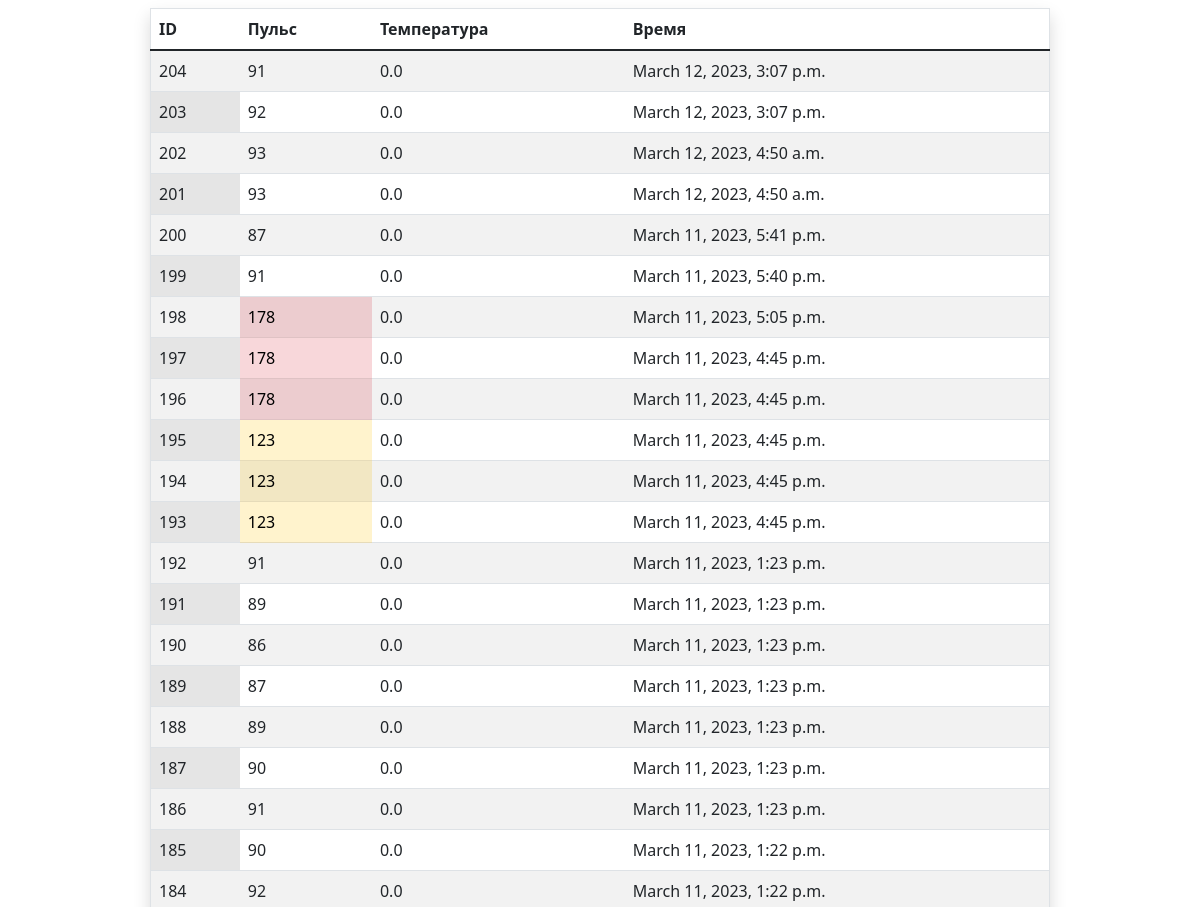
The app's page / (upper part), older data.
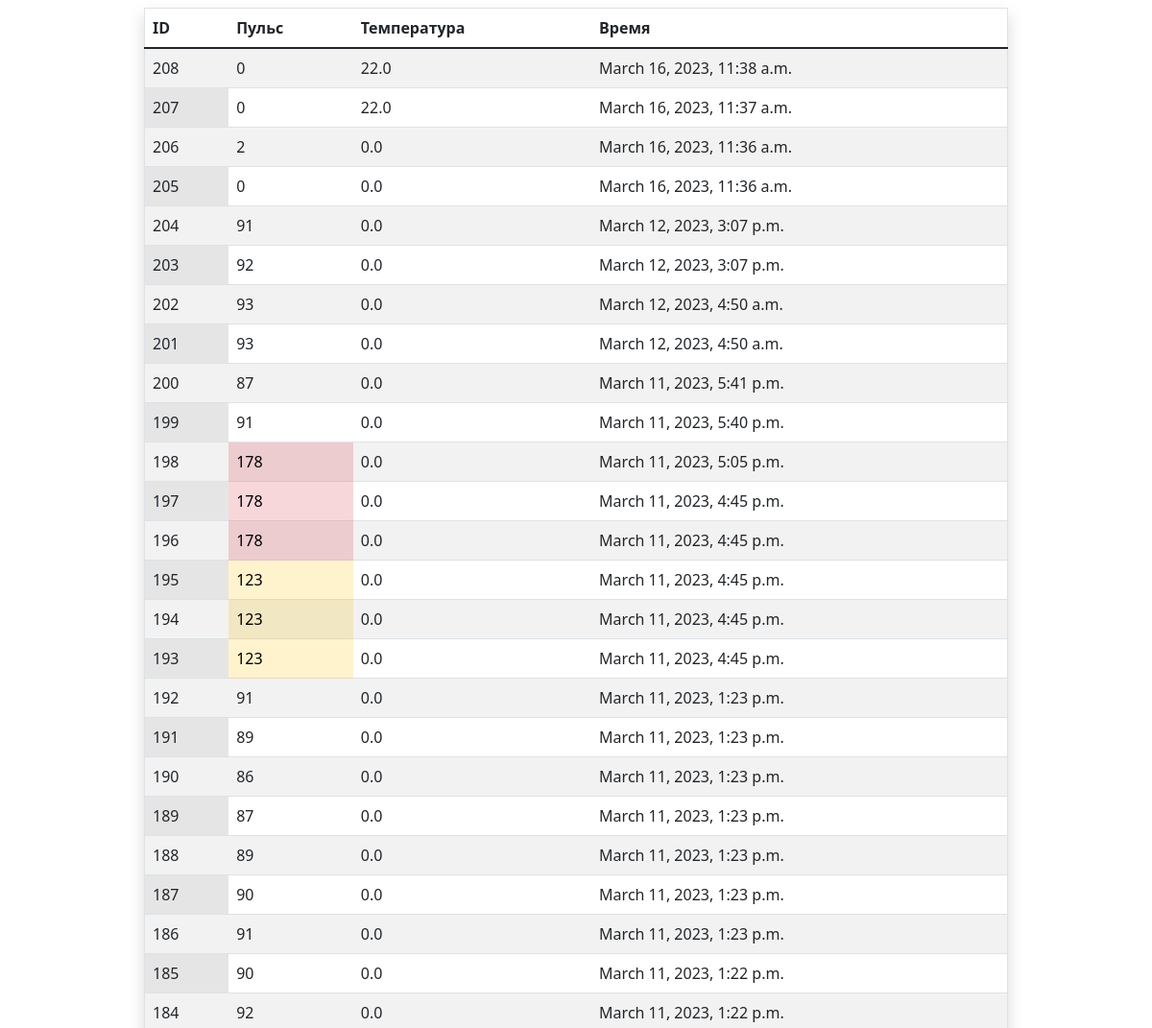
The same page, newer data.
### first/models.py (models this page shows)
class History(models.Model):
    date = models.DateTimeField(default=0)
    first = models.IntegerField(default=0)
    second = models.FloatField(default=0)
    result = models.IntegerField(default=0)

### first/views.py (the view)
# urls.py: path('', history),
def history(request):
    context = {}
    records = History.objects.order_by('-date')
    context['history'] = records
    return render(request, 'history.html', context)

### first/templates/history.html (shortened to what this page needs)
<!DOCTYPE html>
<html>
    <head>
        <link href="https://cdn.jsdelivr.net/npm/bootstrap@5.1.3/dist/css/bootstrap.min.css" rel="stylesheet">
    </head>
    <body>
    <center>
<div class="w-75" >
    <table class="table table-hover table-striped border shadow p-3 mt-2">
      <thead>
        <tr>
          <th scope="col">ID</th>
          <th scope="col">Пульс</th>
          <th scope="col">Температура</th>
          <th scope="col">Время</th>
        </tr>
      </thead>
      <tbody>
        {% for record in history %}
            <tr scope="row">
                <td class="table-active" title="{{ record.date }}">{{ record.id }}</td>
                {% if record.first > 120 and record.first < 140 %}
                <td class="table-warning" title="Предупреждение. У вас немного Повышен пульс!">{{ record.first }}</td>
                {% elif record.first > 140 %}
                <td class="table-danger" title="У вас слишком высокий пульс!!!">{{ record.first }}</td>
                {% else %}
                <td title="{{ record.date }}">{{ record.first }}</td>
                {% endif %}
                <td title="{{ record.date }}">{{ record.second }}</td>
                <td>{{ record.date }}</td>
            </tr>
        {% endfor %}
      </tbody>
    </table>
</div>
        </center>
    </body>
</html>

Row changes from the older to the newer data that the page shows:
added History: id "208", first "0", second "22.0", date "March 16, 2023, 11:38 a.m."
added History: id "207", first "0", second "22.0", date "March 16, 2023, 11:37 a.m."
added History: id "206", first "2", second "0.0", date "March 16, 2023, 11:36 a.m."
added History: id "205", first "0", second "0.0", date "March 16, 2023, 11:36 a.m."
